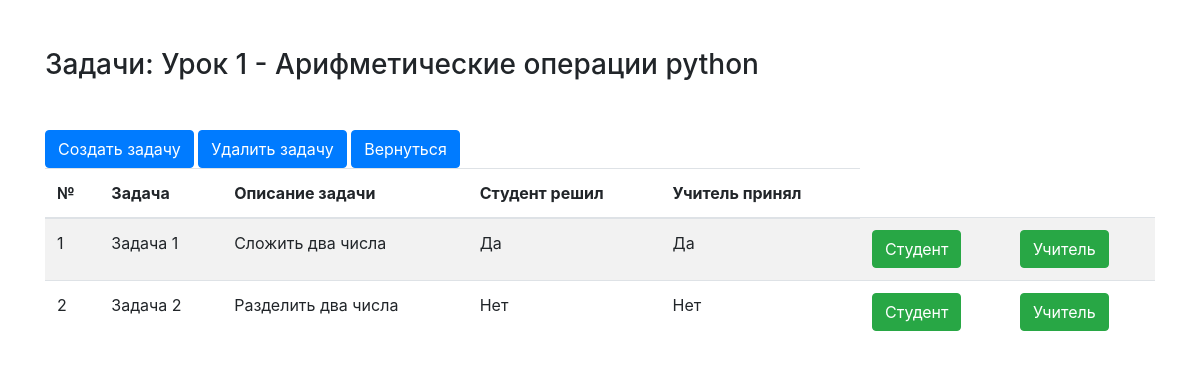
/lesson?lesson_id=1, run on the app's committed database.
### kurs/app.py (models this page shows, shortened)
class Lesson(db.Model):
	id = db.Column(db.Integer, primary_key=True)
	name = db.Column(db.String(100))
	description = db.Column(db.Text)
	tasks = db.relationship('Task', backref='lesson', lazy='dynamic')

class Task(db.Model):
	id = db.Column(db.Integer, primary_key=True)
	name = db.Column(db.String(100))
	description = db.Column(db.Text)
	created_at = db.Column(db.DateTime, default=datetime.utcnow)
	lesson_id = db.Column(db.Integer, db.ForeignKey('lesson.id'))
	solved_by_teacher = db.Column(db.Boolean, default=False)
	solved_by_student = db.Column(db.Boolean, default=False)
	completed = db.Column(db.Boolean, default=False)

### kurs/app.py (the view)
@app.route('/lesson')
def lesson():
	lesson_id = request.args.get('lesson_id', None)
	if lesson_id is not None:
		lesson = Lesson.query.filter_by(id=lesson_id).first()
		if lesson is not None:
			tasks = Task.query.all()
			return render_template('lesson.html', title=lesson.name, lesson=lesson, tasks=tasks)
	return redirect(url_for('lesson'))

### kurs/templates/lesson.html (shortened to what this page needs)
<!DOCTYPE html>
<html>
<head>
    <link rel="stylesheet" href="https://stackpath.bootstrapcdn.com/bootstrap/4.5.2/css/bootstrap.min.css">
</head>
<body>
<div class="container">
    <h3 class="my-5">Задачи: {{ lesson.name }} - {{ lesson.description }}</h3>
    <a href="{{ url_for('new_task') }}" class="btn btn-primary">Создать задачу</a>
    <a href="{{ url_for('delete_task') }}" class="btn btn-primary">Удалить задачу</a>
    <a href="{{ url_for('index') }}" class="btn btn-primary">Вернуться</a>
    <table class="table table-striped">
        <thead>
        <tr>
            <th>№</th>
            <th>Задача</th>
            <th>Описание задачи</th>
            <th>Студент решил</th>
            <th>Учитель принял</th>
        </tr>
        </thead>
        <tbody>
        {% for task in tasks %}
        <tr>
            <td>{{ task.id }}</td>
            <td>{{ task.name }}</td>
            <td>{{ task.description }}</td>
            <td>{% if task.solved_by_student %}Да{% else %}Нет{% endif %}</td>
            <td>{% if task.solved_by_teacher %}Да{% else %}Нет{% endif %}</td>
            <td>{% if not task.completed %}
                <a href="{{ url_for('task_solved_by_student', id=task.id) }}" class="btn btn-success">Студент</a>
                {% endif %}
            </td>
            <td>{% if not task.completed %}
                <a href="{{ url_for('task_solved_by_teacher', id=task.id) }}" class="btn btn-success">Учитель</a>
                {% endif %}
            </td>
        </tr>
        {% endfor %}
        </tbody>
    </table>
</div>
</body>
</html>

### data on the page
Lesson: name "Урок 1", description "Арифметические операции python"
Task: id "1", name "Задача 1", description "Сложить два числа", solved_by_student "Да", solved_by_teacher "Да"
Task: id "2", name "Задача 2", description "Разделить два числа", solved_by_student "Нет", solved_by_teacher "Нет"
